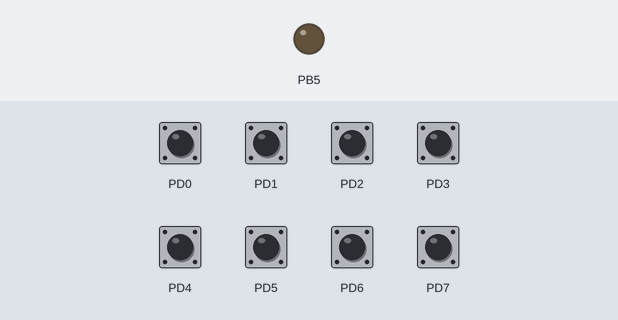
Simulated run of this program. Board: ATmega328P, built with avr-gcc and emulated at 16 MHz (the files do not name the chip). Shown: output pins drawn as LEDs (lit = HIGH). Inputs (shaded band) come from the test bench; at power-on: PD0–7 HIGH.

Above: at 1.2 s.
1.3 s: PD0 pulled LOW for 0.15 s
At 2.1 s:
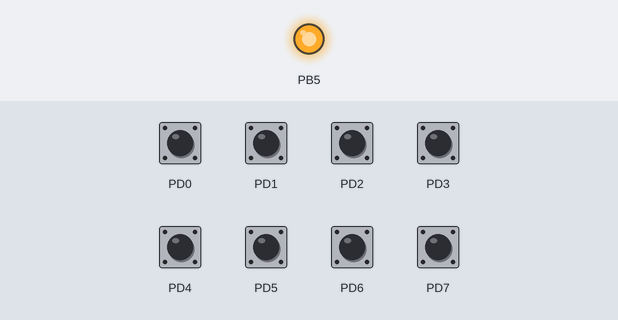
Timing chart, 0 to 4.3 s (numbered marks = the images above; inputs shaded):
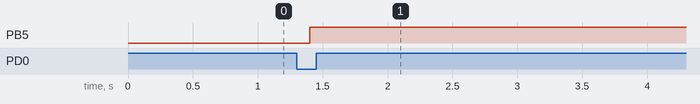

Measured:
- after the input at 1.3 s, PB5: LOW → HIGH after 0.10 s

The program:

main.cpp
```cpp
#include <avr/io.h>
#define F_CPU 16000000L
#include <util/delay.h>
#include <avr/interrupt.h>

ISR(PCINT2_vect){
	PORTB |= 0x00;
	_delay_ms(100);
	PORTB |= 0x20;

}

void INIT_PORT(void){
	DDRB = 0x20;
	PORTB = 0x00;

	DDRD = 0x00;
	PORTD = 0xFF;
}

void INIT_PCINT2(void){
	PCICR |= (1<<PCIE2);
	PCMSK2 |= 0xFF;
	//PCMSK2 |= (1<<PCINT18);
	sei();
}

int main(void){
	INIT_PORT();
	INIT_PCINT2();

	while(1){}
}
```
